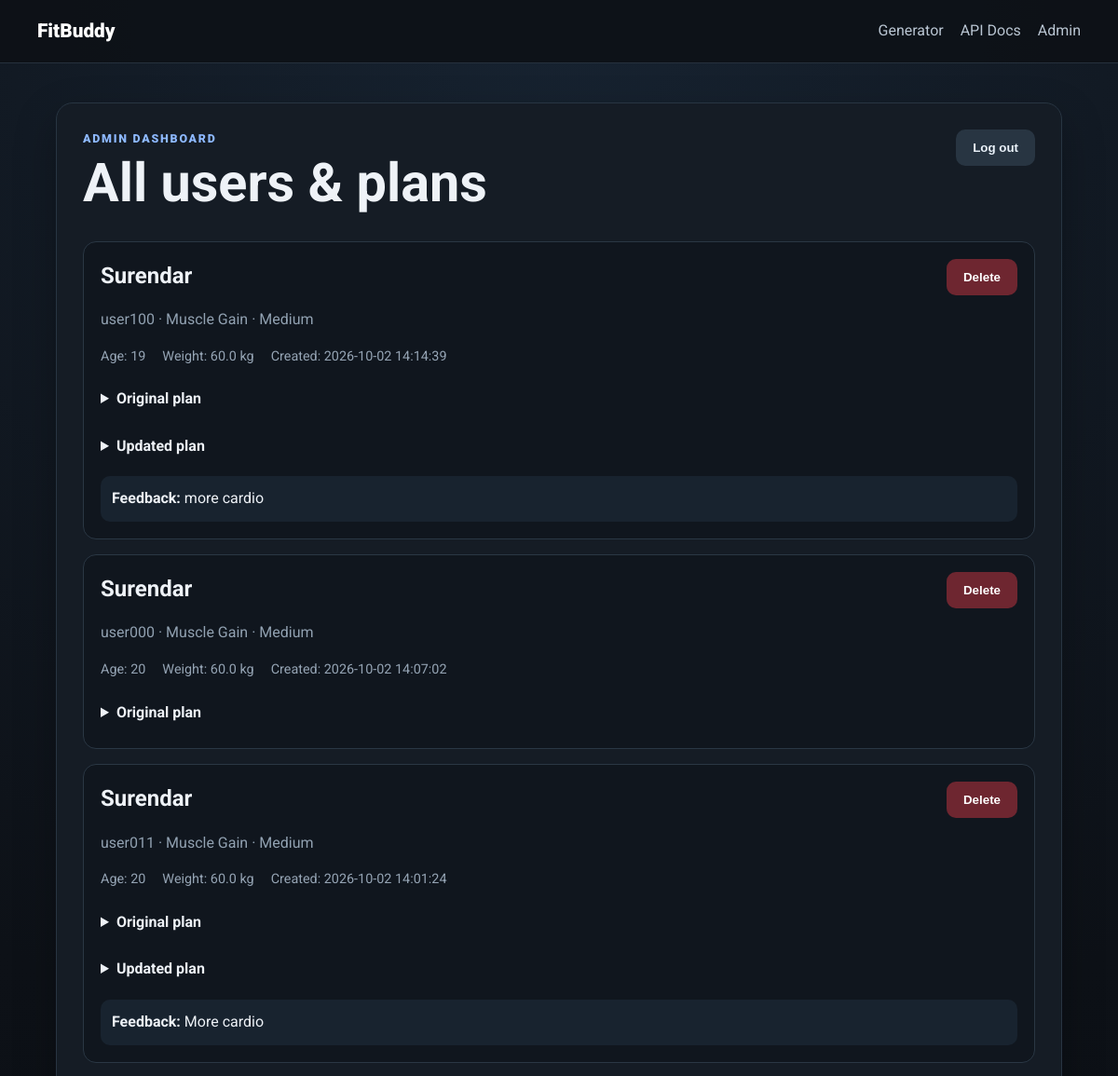
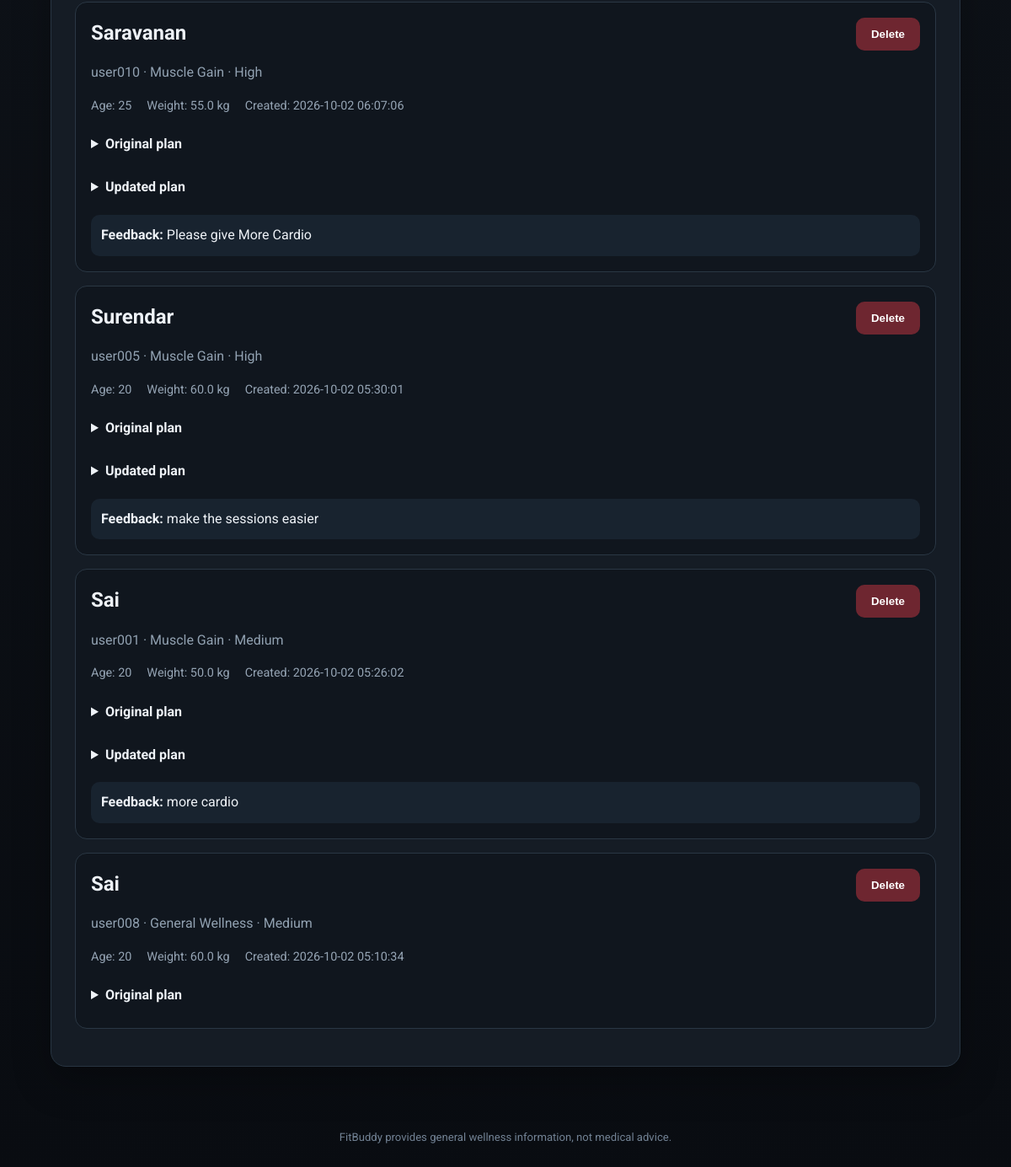
The app's page /view-all-users (signed in) with its own data (2 pictures, top to bottom).
### app/models.py (models this page shows)
class User(Base):
    __tablename__ = "users"
    id: Mapped[int] = mapped_column(
        Integer,
        primary_key=True,
        index=True
    )
    user_id: Mapped[str] = mapped_column(
        String(64),
        unique=True,
        index=True,
        nullable=False
    )
    username: Mapped[str] = mapped_column(
        String(100),
        nullable=False
    )
    age: Mapped[int] = mapped_column(
        Integer,
        nullable=False
    )
    weight: Mapped[float] = mapped_column(
        Float,
        nullable=False
    )
    goal: Mapped[str] = mapped_column(
        String(50),
        nullable=False
    )
    intensity: Mapped[str] = mapped_column(
        String(20),
        nullable=False
    )
    created_at: Mapped[datetime] = mapped_column(
        DateTime,
        server_default=func.now(),
        nullable=False
    )
    plan: Mapped["WorkoutPlan | None"] = relationship(
        back_populates="user",
        cascade="all, delete-orphan",
        uselist=False
    )

class WorkoutPlan(Base):
    __tablename__ = "workout_plans"
    id: Mapped[int] = mapped_column(
        Integer,
        primary_key=True,
        index=True
    )
    user_id: Mapped[str] = mapped_column(
        String(64),
        ForeignKey(
            "users.user_id",
            ondelete="CASCADE"
        ),
        unique=True,
        nullable=False
    )
    original_plan: Mapped[str] = mapped_column(
        Text,
        nullable=False
    )
    updated_plan: Mapped[str | None] = mapped_column(
        Text,
        nullable=True
    )
    nutrition_tip: Mapped[str] = mapped_column(
        Text,
        nullable=False
    )
    updated_nutrition_tip: Mapped[str | None] = mapped_column(
        Text,
        nullable=True
    )
    feedback: Mapped[str | None] = mapped_column(
        Text,
        nullable=True
    )
    created_at: Mapped[datetime] = mapped_column(
        DateTime,
        server_default=func.now(),
        nullable=False
    )
    updated_at: Mapped[datetime | None] = mapped_column(
        DateTime,
        onupdate=func.now(),
        nullable=True
    )
    user: Mapped[User] = relationship(
        back_populates="plan"
    )

### app/routes.py (the view)
@router.get("/view-all-users")
def view_all_users(
    request: Request,
    db: Session = Depends(get_db)
):
    require_admin(request)
    users = get_all_users(db)
    plans = {
        plan.user_id: plan
        for plan in get_all_plans(db)
    }
    return templates.TemplateResponse(
        request=request,
        name="all_users.html",
        context={
            "users": users,
            "plans": plans
        }
    )

### templates/all_users.html (shortened to what this page needs)
{% extends "base.html" %}
{% block content %}
<section class="card">
    <div class="admin-heading">
        <div>
            <p class="eyebrow">
                ADMIN DASHBOARD
            </p>
            <h1>
                All users & plans
            </h1>
        </div>
        <form
            action="/admin/logout"
            method="post"
        >
            <button
                class="button secondary"
                type="submit"
            >
                Log out
            </button>
        </form>
    </div>
    {% for user in users %}
    {% set plan = plans.get(user.user_id) %}
    <article class="user-card">
        <div class="user-header">
            <div>
                <h2>
                    {{ user.username }}
                </h2>
                <p class="muted">
                    {{ user.user_id }}
                    ·
                    {{ user.goal|title }}
                    ·
                    {{ user.intensity|title }}
                </p>
            </div>
            <form
                action="/admin/delete/{{ user.user_id }}"
                method="post"
                onsubmit="return confirm('Delete this user and their plan?')"
            >
                <button
                    class="danger"
                    type="submit"
                >
                    Delete
                </button>
            </form>
        </div>
        <div class="admin-meta">
            <span>
                Age: {{ user.age }}
            </span>
            <span>
                Weight: {{ user.weight }} kg
            </span>
            <span>
                Created: {{ user.created_at }}
            </span>
        </div>
        {% if plan %}
        <details>
            <summary>
                Original plan
            </summary>
        </details>
        {% if plan.updated_plan %}
        <details>
            <summary>
                Updated plan
            </summary>
        </details>
        {% endif %}
        {% if plan.feedback %}
        <div class="feedback">
            <strong>
                Feedback:
            </strong>
            {{ plan.feedback }}
        </div>
        {% endif %}
        {% endif %}
    </article>
    {% endfor %}
</section>
{% endblock %}

### templates/base.html (shortened to what this page needs)
<!doctype html>
<html lang="en">
<head>
    <link
        rel="stylesheet"
        href="{{ url_for('static', path='styles.css') }}"
    >
</head>
<body>
<header class="site-header">
    <a
        class="brand"
        href="/"
    >
        FitBuddy
    </a>
    <nav>
        <a href="/">
            Generator
        </a>
        <a href="/docs">
            API Docs
        </a>
        <a href="/admin/login">
            Admin
        </a>
    </nav>
</header>
<main class="container">
    {% block content %}
    {% endblock %}
</main>
<footer class="site-footer">
    FitBuddy provides general wellness information,
    not medical advice.
</footer>
</body>
</html>

### static/styles.css (style rules this page uses)
:root { font-family: Roboto, system-ui, sans-serif; color: #eef2f7; background: #0d1117; line-height: 1.55; }
* { box-sizing: border-box; }
body { margin: 0; background: radial-gradient( circle at top, #172331 0, #0d1117 45%, #090c11 100% ); min-height: 100vh; }
.site-header { height: 68px; display: flex; align-items: center; justify-content: space-between; padding: 0 max( 20px, calc((100% - 1120px) / 2) ); border-bottom: 1px solid #26313d; background: #0d1117e8; position: sticky; top: 0; z-index: 10; }
.brand { font-size: 1.3rem; font-weight: 900; color: #fff; text-decoration: none; }
.site-header nav { display: flex; gap: 18px; }
.site-header nav a { color: #b9c5d2; text-decoration: none; }
.container { max-width: 1120px; margin: 0 auto; padding: 42px 20px; }
.card { background: #151c25; border: 1px solid #283542; border-radius: 18px; padding: 28px; box-shadow: 0 18px 45px #0004; margin-bottom: 22px; }
.eyebrow { font-size: .78rem; letter-spacing: .14em; font-weight: 900; color: #8db8ff; margin: 0 0 8px; }
h1 { font-size: clamp( 2rem, 5vw, 3.6rem ); line-height: 1.08; margin: 0 0 14px; }
h2 { margin-top: 0; }
.button, .danger { border: 0; border-radius: 10px; padding: 12px 18px; font-weight: 800; cursor: pointer; text-decoration: none; display: inline-block; }
.button { background: #5e96ff; color: #07101c; }
.button.secondary { background: #283542; color: #eaf2fa; }
.danger { background: #6e2630; color: #fff; }
.muted { color: #91a1b1; }
.admin-heading, .user-header { display: flex; justify-content: space-between; align-items: flex-start; gap: 20px; }
.user-card { border: 1px solid #2a3744; border-radius: 14px; padding: 18px; margin: 16px 0; background: #10161e; }
.user-card h2 { margin-bottom: 3px; }
.admin-meta { display: flex; gap: 18px; flex-wrap: wrap; color: #95a4b4; font-size: .9rem; margin-bottom: 14px; }
.user-card details { margin-top: 10px; }
.user-card summary { cursor: pointer; font-weight: 700; padding: 8px 0; }
.feedback { margin-top: 12px; padding: 12px; border-radius: 10px; background: #18232f; }
.site-footer { text-align: center; color: #728294; font-size: .82rem; padding: 10px 20px 35px; }

### records on screen
User: username "Surendar", user_id "user100", goal "Muscle Gain", intensity "Medium", age "19", weight "60.0", created_at "2026-10-02 14:14:39"
WorkoutPlan: feedback "more cardio"
User: username "Surendar", user_id "user000", goal "Muscle Gain", intensity "Medium", age "20", weight "60.0", created_at "2026-10-02 14:07:02"
User: username "Surendar", user_id "user011", goal "Muscle Gain", intensity "Medium", age "20", weight "60.0", created_at "2026-10-02 14:01:24"
WorkoutPlan: feedback "More cardio"
User: username "Saravanan", user_id "user010", goal "Muscle Gain", intensity "High", age "25", weight "55.0", created_at "2026-10-02 06:07:06"
WorkoutPlan: feedback "Please give More Cardio"
User: username "Surendar", user_id "user005", goal "Muscle Gain", intensity "High", age "20", weight "60.0", created_at "2026-10-02 05:30:01"
WorkoutPlan: feedback "make the sessions easier"
User: username "Sai", user_id "user001", goal "Muscle Gain", intensity "Medium", age "20", weight "50.0", created_at "2026-10-02 05:26:02"
WorkoutPlan: feedback "more cardio"
User: username "Sai", user_id "user008", goal "General Wellness", intensity "Medium", age "20", weight "60.0", created_at "2026-10-02 05:10:34"
